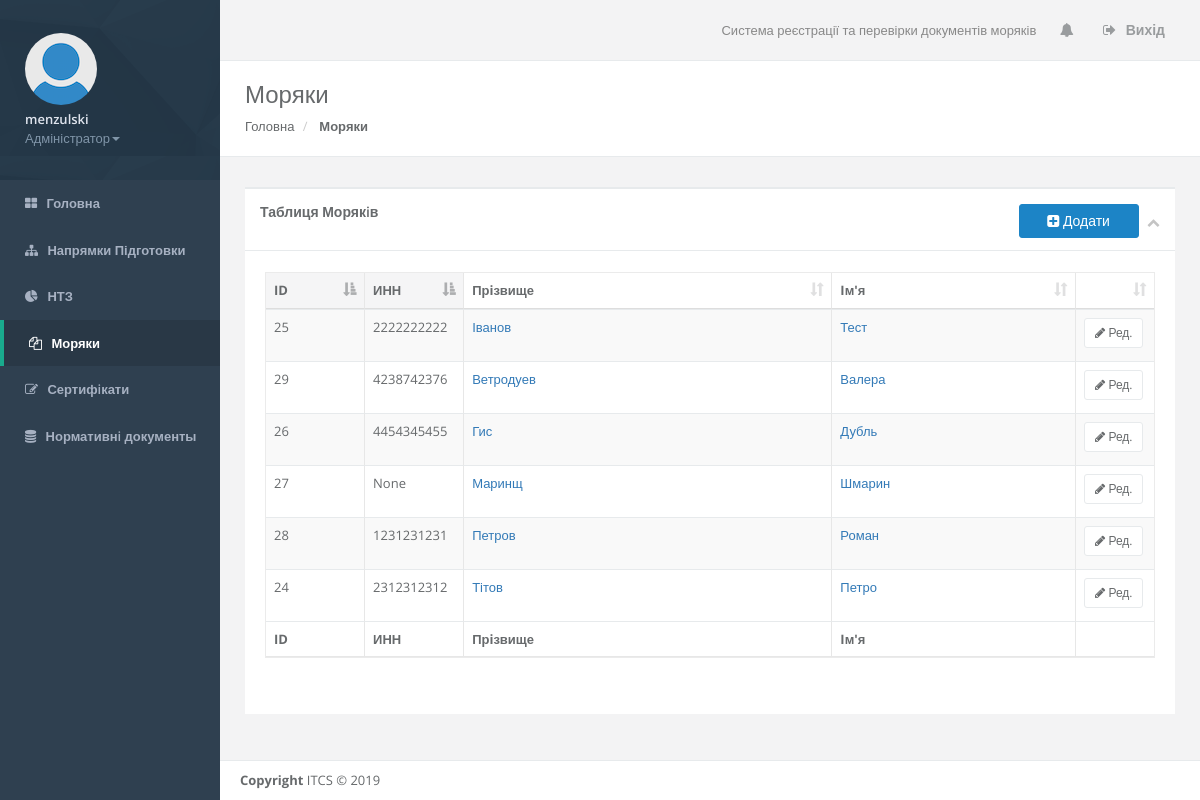
The page /mariner/sailors/ (signed in) on the database as committed earlier.
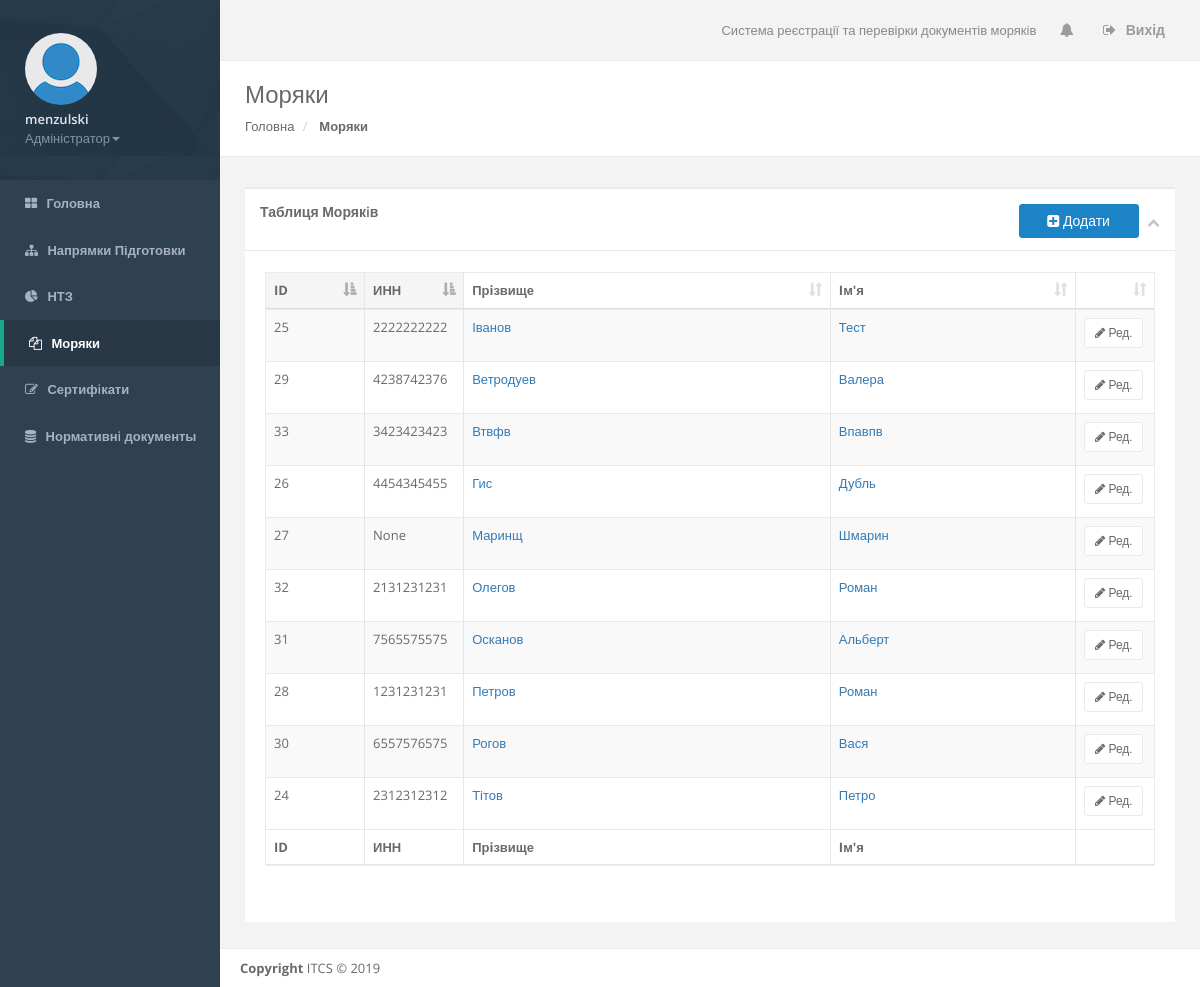
The same page on the database as committed later.
### mariner/models.py (models this page shows, shortened)
class Sailor(models.Model):
    first_name_en = models.CharField(max_length=140, blank=True)
    last_name_en = models.CharField(max_length=140, blank=True)
    last_name_ukr = models.CharField(max_length=140)
    first_name_ukr = models.CharField(max_length=140)
    second_name_ukr = models.CharField(max_length=140, blank=True)
    born = models.DateField()
    died = models.DateField(null=True, blank=True)
    inn = models.CharField(max_length=100, null=True, blank=True)
    class Meta:
        ordering = ('last_name_ukr', 'first_name_ukr')

### mariner/views.py (the view)
# urls.py: path('sailors/', views.crm_sailors, name='crm_sailors'),
@login_required(login_url="login/")
def crm_sailors(request):
	sailors = Sailor.objects.all()
	context = {'sailors': sailors,}
	return render(request, "crm_sailors.html", context)

### templates/crm_sailors.html (shortened to what this page needs)
{% extends 'crm_base.html' %}
{% block styles %}
<link href="/static/css/plugins/dataTables/datatables.min.css" rel="stylesheet">
{% endblock %}
{% block leftMenu %}
    <li>
        <a href="/mariner/"><i class="fa fa-th-large"></i> <span class="nav-label">Головна</span> </a>
    </li>
    <li>
        <a href="/mariner/trainigDirections/"><i class="fa fa-sitemap"></i> <span class="nav-label">Напрямки Підготовки</span> </a>
    </li>
    {% if user.groups.all.0.name != 'НТЗ' %}
    <li>
        <a href="/mariner/trainigOrganisations/"><i class="fa fa-pie-chart"></i> <span class="nav-label">НТЗ</span> </a>
    </li>
    {% endif %}
    <li class="active">
        <a href="/mariner/sailors/"><i class="fa fa-files-o"></i> <span class="nav-label">Моряки</span> </a>
    </li>
    <li>
        <a href="/mariner/certification/"><i class="fa fa-edit"></i> <span class="nav-label">Сертифiкати</span></a>
    </li>
    {% if user.groups.all.0.name == 'Адміністратор' %}
    <li>
        <a href="/mariner/regulations/"><i class="fa fa-database"></i> <span class="nav-label">Нормативнi документы</span></a>
    </li>
    {% endif %}
{% endblock %}
{% block content %}
<div class="row wrapper border-bottom white-bg page-heading">
    <div class="col-lg-10">
        <h2>Моряки</h2>
        <ol class="breadcrumb">
            <li>
                <a href="/mariner/">Головна</a>
            </li>
            <li class="active">
                <strong>Моряки</strong>
            </li>
        </ol>
    </div>
    <div class="col-lg-2">
    </div>
</div>
<div class="wrapper wrapper-content animated fadeInRight">
<div class="row">
    <div class="col-lg-12">
        <div class="ibox float-e-margins">
            <div class="ibox-title">
                <h5>Таблиця Морякiв</h5>
                    <div class="ibox-tools">
                        <a href="{% url 'add_sailor' %}"><button class="btn btn-w-m btn-success" type="button"><i class="fa fa-plus-square"></i> Додати</button>
                        </a>
                        <a class="collapse-link">
                            <i class="fa fa-chevron-up"></i>
                        </a>
                    </div>
            </div>
            <div class="ibox-content">
                <div class="table-responsive">
                    <div id="DataTables_Table_0_wrapper" class="dataTables_wrapper form-inline dt-bootstrap">
                        <table class="table table-striped table-bordered table-hover dataTables-example dataTable" id="DataTables_Table_0" aria-describedby="DataTables_Table_0_info" role="grid">
                            <thead>
                                <tr role="row">
                                    <th class="sorting_asc" tabindex="0" aria-controls="DataTables_Table_0" rowspan="1" colspan="1" aria-label="Номера бланку документу: activate to sort column descending" aria-sort="ascending" style="width: 60.078125px;">ID
                                    </th>
                                    <th class="sorting_asc" tabindex="0" aria-controls="DataTables_Table_0" rowspan="1" colspan="1" aria-label="Номера бланку документу: activate to sort column descending" aria-sort="ascending" style="width: 60.078125px;">ИНН
                                    </th>
                                    <th class="sorting" tabindex="0" aria-controls="DataTables_Table_0" rowspan="1" colspan="1" aria-label="Дати видачі: activate to sort column ascending">Прiзвище
                                    </th>
                                    <th class="sorting" tabindex="0" aria-controls="DataTables_Table_0" rowspan="1" colspan="1" aria-label="Напрямки підготовки: activate to sort column ascending">Iм'я</th>
                                    {% if user.groups.all.0.name == 'Адміністратор' %}
                                    <th class="sorting" tabindex="0" aria-controls="DataTables_Table_0" rowspan="1" colspan="1" aria-label="Напрямки підготовки: activate to sort column ascending" style="width: 40.0px;"></th>
                                    {% endif %}
                                </tr>
                            </thead>
                            <tbody>
                                {% for sailor in sailors %}
                                    <tr class="gradeA odd" role="row">
                                        <td class="sorting_1">{{sailor.id}}</td>
                                        <td>{{sailor.inn}}</td>
                                        <td><a href="/mariner/sailor/{{sailor.id}}/">{{sailor.last_name_ukr}}</a></td>
                                        <td><a href="/mariner/sailor/{{sailor.id}}/">{{sailor.first_name_ukr}}</a></td>
                                        {% if user.groups.all.0.name == 'Адміністратор' %}
                                        <td><a href="/mariner/editSailor/{{sailor.id}}/" class="btn btn-white btn-sm"><i class="fa fa-pencil"></i> Ред. </a>
                                        </td>
                                        {% endif %}
                                    </tr>
                                {% endfor %}
                            </tbody>
                            <tfoot>
                                    <tr>
                                        <th rowspan="1" colspan="1">ID</th>
                                        <th rowspan="1" colspan="1">ИНН</th>
                                        <th rowspan="1" colspan="1">Прiзвище</th>
                                        <th rowspan="1" colspan="1">Iм'я</th>
                                        {% if user.groups.all.0.name == 'Адміністратор' %}
                                        <th rowspan="1" colspan="1"></th>
                                        {% endif %}
                                    </tr>
                            </tfoot>
                        </table>
                    </div>
                </div>
            </div>
        </div>
    </div>
</div>
</div>
{% endblock %}

### templates/crm_base.html (shortened to what this page needs)
<!DOCTYPE html>
<html>
<head>
    <link href="/static/css/bootstrap.min.css" rel="stylesheet">
    <link href="/static/font-awesome/css/font-awesome.css" rel="stylesheet">
    <link href="/static/css/animate.css" rel="stylesheet">
    <link href="/static/css/style.css" rel="stylesheet">
    <link href="/static/js/plugins/DevExpressDevExtreme-Complete/Lib/css/dx.common.css" rel="stylesheet">
    <link href="/static/js/plugins/DevExpressDevExtreme-Complete/Lib/css/dx.light.compact.css" rel="stylesheet">
    {% block styles %}
    {% endblock %}
</head>
<body>
    <div id="wrapper">
        <nav class="navbar-default navbar-static-side" role="navigation">
            <div class="sidebar-collapse">
                <ul class="nav metismenu" id="side-menu">
                    <li class="nav-header">
                        <div class="dropdown profile-element"> <span>
                            <img alt="image" class="img-circle" src="/static/img/avatar_empty.jpg" />
                             </span>
                            <a data-toggle="dropdown" class="dropdown-toggle" href="#">
                            <span class="clear"> <span class="block m-t-xs"> <strong class="font-bold">{{ user.username }}</strong>
                             </span> <span class="text-muted text-xs block">{{ user.groups.all.0 }}<b class="caret"></b></span> </span> </a>
                        </div>
                    </li>
                    {% block leftMenu %}
                    {% endblock %}
                </ul>
            </div>
        </nav>
        <div id="page-wrapper" class="gray-bg dashbard-1">
            <div class="row border-bottom">
            <nav class="navbar navbar-static-top" role="navigation" style="margin-bottom: 0">
                <ul class="nav navbar-top-links navbar-right">
                    <li>
                        <span class="m-r-sm text-muted welcome-message">Система реєстрації та перевірки документів моряків</span>
                    </li>
                    <li class="dropdown">
                        <a class="dropdown-toggle count-info" data-toggle="dropdown" href="#">
                            <i class="fa fa-bell"></i>
                        </a>
                    </li>
                    <li>
                        <a href="{% url 'logout' %}">
                            <i class="fa fa-sign-out"></i>  Вихід
                        </a>
                    </li>
                </ul>
            </nav>
            </div>
            {% block content %}
            {% endblock %}
        <div class="footer">
            <div>
                <strong>Copyright</strong> ITCS &copy; 2019
            </div>
        </div>
    </div>
    </div>
</body>
</html>

Rows that differ between the two databases and show on the page:
added Sailor: id "33", inn "3423423423", last_name_ukr "Втвфв", first_name_ukr "Впавпв"
added Sailor: id "32", inn "2131231231", last_name_ukr "Олегов", first_name_ukr "Роман"
added Sailor: id "31", inn "7565575575", last_name_ukr "Осканов", first_name_ukr "Альберт"
added Sailor: id "30", inn "6557576575", last_name_ukr "Рогов", first_name_ukr "Вася"
